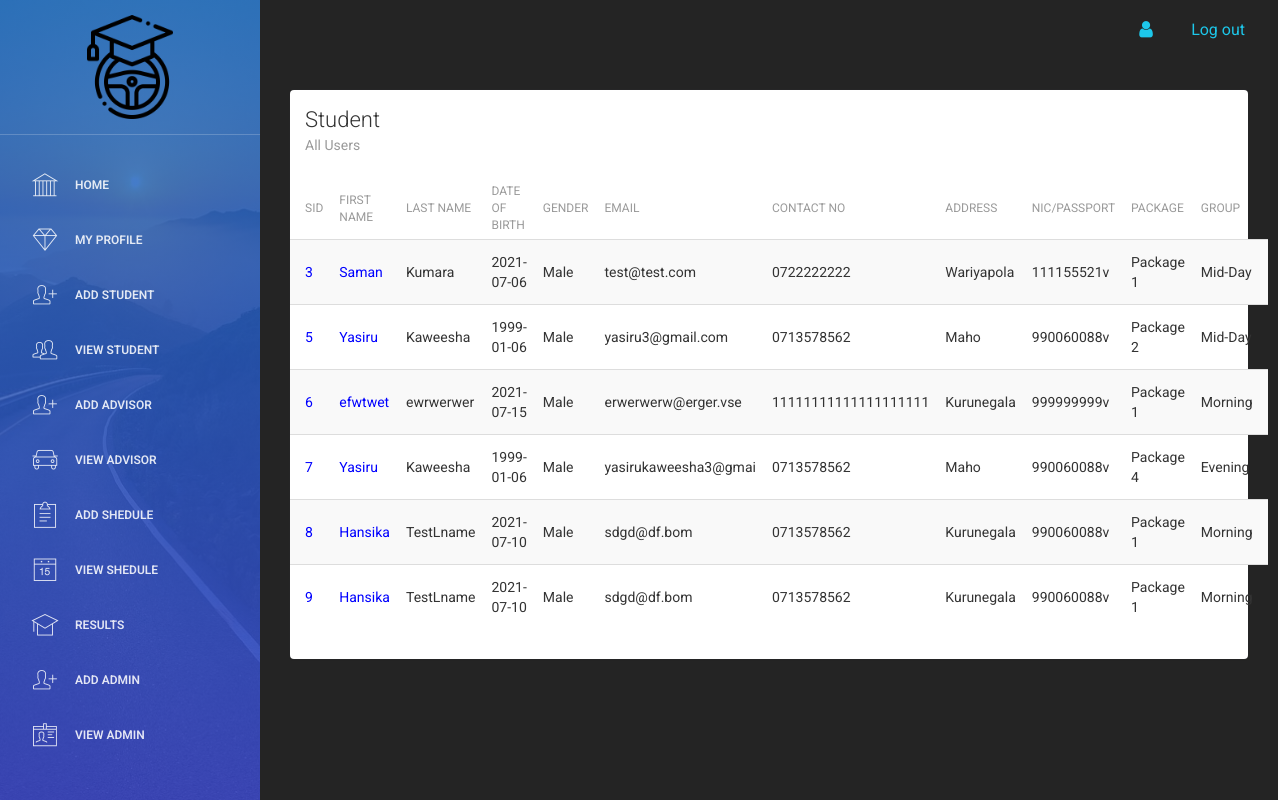
Screenshot of /Employee/view_student.php (signed in) with the database file from the repository.
### tables this page shows
CREATE TABLE `student` (
  `sid` int(11) NOT NULL,
  `fname` varchar(20) DEFAULT NULL,
  `lname` varchar(20) DEFAULT NULL,
  `dob` varchar(20) DEFAULT NULL,
  `gender` varchar(10) NOT NULL,
  `email` varchar(20) DEFAULT NULL,
  `tp` varchar(20) DEFAULT NULL,
  `address` varchar(20) DEFAULT NULL,
  `nic` varchar(20) DEFAULT NULL,
  `password` varchar(20) NOT NULL,
  `package` varchar(20) NOT NULL,
  `group1` varchar(20) NOT NULL,
  `exam` varchar(20) NOT NULL
);

### Employee/view_student.php (the view, shortened to what this page needs)
<?php
include 'header.php';
include 'connection.php';
$res=mysqli_query($link,"SELECT * FROM student");
?>
<div class="content">
            <div class="container-fluid">
                <div class="row">
                    <div class="col-md-12">
                        <div class="card">
                            <div class="header">
                                <h4 class="title">Student</h4>
                                <p class="category">All Users</p>
                            </div>
                            <div class="content table-responsive table-full-width">
                                <table class="table table-hover table-striped">
                                    <thead>
                                        <th>SID</th>
                                    	<th>First Name</th>
                                    	<th>Last Name</th>
                                        <th>Date of Birth</th>
                                    	<th>Gender</th>
                                    	<th>Email</th>
                                        <th>Contact No</th>
                                    	<th>Address</th>
                                        <th>NIC/Passport</th>
                                        <th>Package</th>
                                        <th>Group</th>
                                    </thead>
                                    <tbody>
                                    <?php
                                    while($row=mysqli_fetch_array($res))
                                     {
                                       echo "<tr>";
                                            echo "<td>"; ?> <a href="edit_student.php?id=<?php echo $row["sid"]; ?>"style="color: Blue;"><?php echo  $row["sid"];  ?></a> <?php   echo "</td>";
                                        	echo "<td>"; ?> <a href="edit_student.php?id=<?php echo $row["sid"]; ?>"style="color: Blue;"><?php echo  $row["fname"];  ?></a> <?php   echo "</td>";
                                        	echo "<td>"; echo $row["lname"]; echo "</td>";
                                        	echo "<td>"; echo $row["dob"]; echo "</td>";
                                            echo "<td>"; echo $row["gender"]; echo "</td>";
                                            echo "<td>"; echo $row["email"]; echo "</td>";
                                            echo "<td>"; echo $row["tp"]; echo "</td>";
                                            echo "<td>"; echo $row["address"]; echo "</td>";
                                            echo "<td>"; echo $row["nic"]; echo "</td>";
                                            echo "<td>"; echo $row["package"]; echo "</td>";
                                            echo "<td>"; echo $row["group1"]; echo "</td>";
                                       echo "</tr>";
                                     }
                                        ?>
                                    </tbody>
                                </table>
                            </div>
                        </div>
                    </div>
                </div>
            </div>
        </div>
<?php
include 'footer.php';
?>

### Employee/header.php (style rules this page uses)
.back-custom { background-color: #242424; }

### rows the page displays
student: sid "3", fname "Saman", lname "Kumara", dob "2021-07-06", gender "Male", email "test@test.com", tp "0722222222", address "Wariyapola", nic "111155521v", package "Package 1", group1 "Mid-Day"
student: sid "5", fname "Yasiru", lname "Kaweesha", dob "1999-01-06", gender "Male", email "yasiru3@gmail.com", tp "0713578562", address "Maho", nic "990060088v", package "Package 2", group1 "Mid-Day"
student: sid "6", fname "efwtwet", lname "ewrwerwer", dob "2021-07-15", gender "Male", email "erwerwerw@erger.vse", tp "11111111111111111111", address "Kurunegala", nic "999999999v", package "Package 1", group1 "Morning"
student: sid "7", fname "Yasiru", lname "Kaweesha", dob "1999-01-06", gender "Male", email "yasirukaweesha3@gmai", tp "0713578562", address "Maho", nic "990060088v", package "Package 4", group1 "Evening"
student: sid "8", fname "Hansika", lname "TestLname", dob "2021-07-10", gender "Male", email "sdgd@df.bom", tp "0713578562", address "Kurunegala", nic "990060088v", package "Package 1", group1 "Morning"
student: sid "9", fname "Hansika", lname "TestLname", dob "2021-07-10", gender "Male", email "sdgd@df.bom", tp "0713578562", address "Kurunegala", nic "990060088v", package "Package 1", group1 "Morning"
